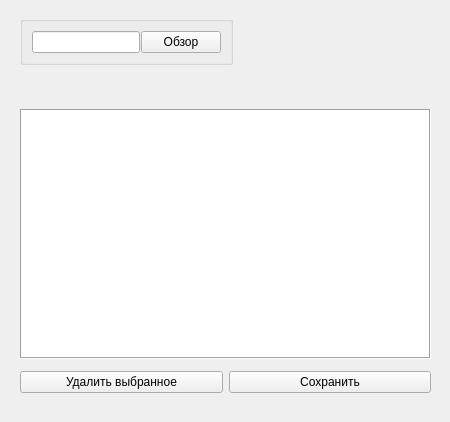
<?xml version="1.0" encoding="UTF-8"?>
<ui version="4.0">
 <class>Form</class>
 <widget class="QWidget" name="Form">
  <property name="geometry">
   <rect>
    <x>0</x>
    <y>0</y>
    <width>450</width>
    <height>422</height>
   </rect>
  </property>
  <property name="windowTitle">
   <string>Form</string>
  </property>
  <widget class="QWidget" name="verticalLayoutWidget">
   <property name="geometry">
    <rect>
     <x>20</x>
     <y>10</y>
     <width>411</width>
     <height>391</height>
    </rect>
   </property>
   <layout class="QVBoxLayout" name="verticalLayout">
    <property name="sizeConstraint">
     <enum>QLayout::SetDefaultConstraint</enum>
    </property>
    <item>
     <widget class="QGroupBox" name="groupBox">
      <property name="maximumSize">
       <size>
        <width>16777215</width>
        <height>50</height>
       </size>
      </property>
      <layout class="QHBoxLayout" name="horizontalLayout">
       <property name="spacing">
        <number>1</number>
       </property>
       <property name="sizeConstraint">
        <enum>QLayout::SetFixedSize</enum>
       </property>
       <item>
        <widget class="QLineEdit" name="filename"/>
       </item>
       <item>
        <widget class="QPushButton" name="browse">
         <property name="cursor">
          <cursorShape>PointingHandCursor</cursorShape>
         </property>
         <property name="autoFillBackground">
          <bool>false</bool>
         </property>
         <property name="text">
          <string>Обзор</string>
         </property>
         <property name="icon">
          <iconset resource="resource.qrc">
           <normaloff>:/icons/browse-svgrepo-com.svg</normaloff>:/icons/browse-svgrepo-com.svg</iconset>
         </property>
        </widget>
       </item>
      </layout>
     </widget>
    </item>
    <item>
     <widget class="QLabel" name="statusReadingFile">
      <property name="enabled">
       <bool>true</bool>
      </property>
      <property name="sizePolicy">
       <sizepolicy hsizetype="Preferred" vsizetype="Preferred">
        <horstretch>0</horstretch>
        <verstretch>0</verstretch>
       </sizepolicy>
      </property>
      <property name="minimumSize">
       <size>
        <width>0</width>
        <height>20</height>
       </size>
      </property>
      <property name="maximumSize">
       <size>
        <width>16777214</width>
        <height>20</height>
       </size>
      </property>
      <property name="acceptDrops">
       <bool>false</bool>
      </property>
      <property name="lineWidth">
       <number>1</number>
      </property>
      <property name="text">
       <string/>
      </property>
     </widget>
    </item>
    <item>
     <widget class="QGraphicsView" name="graphicsView">
      <property name="maximumSize">
       <size>
        <width>16777215</width>
        <height>250</height>
       </size>
      </property>
      <property name="cursor" stdset="0">
       <cursorShape>CrossCursor</cursorShape>
      </property>
      <property name="frameShape">
       <enum>QFrame::Box</enum>
      </property>
      <property name="sceneRect">
       <rectf>
        <x>0.000000000000000</x>
        <y>0.000000000000000</y>
        <width>0.000000000000000</width>
        <height>0.000000000000000</height>
       </rectf>
      </property>
     </widget>
    </item>
    <item>
     <layout class="QHBoxLayout" name="horizontalLayout_2">
      <item>
       <widget class="QPushButton" name="delBtn">
        <property name="cursor">
         <cursorShape>PointingHandCursor</cursorShape>
        </property>
        <property name="mouseTracking">
         <bool>false</bool>
        </property>
        <property name="tabletTracking">
         <bool>false</bool>
        </property>
        <property name="autoFillBackground">
         <bool>false</bool>
        </property>
        <property name="styleSheet">
         <string notr="true"/>
        </property>
        <property name="text">
         <string>Удалить выбранное</string>
        </property>
        <property name="icon">
         <iconset resource="resource.qrc">
          <normaloff>:/icons/remove-circle-svgrepo-com.svg</normaloff>:/icons/remove-circle-svgrepo-com.svg</iconset>
        </property>
        <property name="checkable">
         <bool>false</bool>
        </property>
       </widget>
      </item>
      <item>
       <widget class="QPushButton" name="saveBtn">
        <property name="cursor">
         <cursorShape>PointingHandCursor</cursorShape>
        </property>
        <property name="text">
         <string>Сохранить</string>
        </property>
        <property name="icon">
         <iconset resource="resource.qrc">
          <normaloff>:/icons/save-svgrepo-com.svg</normaloff>:/icons/save-svgrepo-com.svg</iconset>
        </property>
       </widget>
      </item>
     </layout>
    </item>
   </layout>
  </widget>
 </widget>
 <resources>
  <include location="resource.qrc"/>
 </resources>
 <connections/>
</ui>
